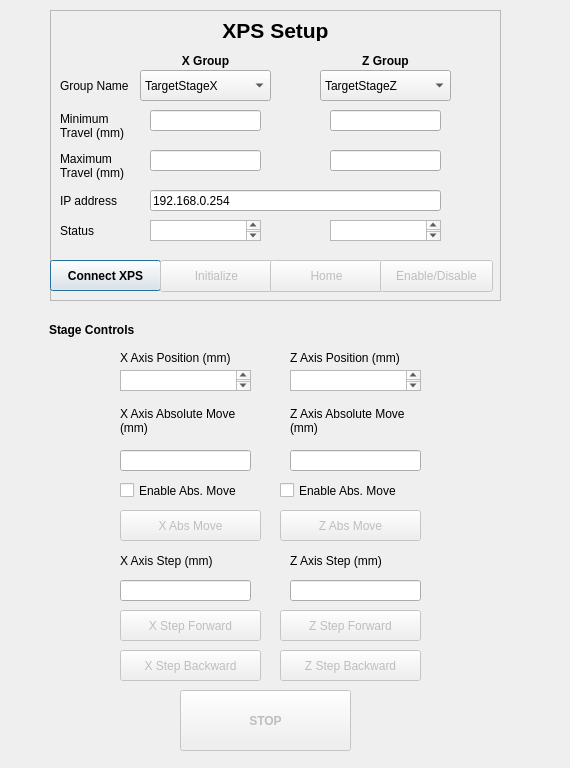
<?xml version="1.0" encoding="UTF-8"?>
<ui version="4.0">
 <class>Dialog</class>
 <widget class="QDialog" name="Dialog">
  <property name="geometry">
   <rect>
    <x>0</x>
    <y>0</y>
    <width>570</width>
    <height>768</height>
   </rect>
  </property>
  <property name="windowTitle">
   <string>Dialog</string>
  </property>
  <widget class="QFrame" name="frame">
   <property name="geometry">
    <rect>
     <x>50</x>
     <y>10</y>
     <width>451</width>
     <height>291</height>
    </rect>
   </property>
   <property name="frameShape">
    <enum>QFrame::StyledPanel</enum>
   </property>
   <property name="frameShadow">
    <enum>QFrame::Sunken</enum>
   </property>
   <widget class="QLabel" name="label_2">
    <property name="geometry">
     <rect>
      <x>10</x>
      <y>60</y>
      <width>81</width>
      <height>31</height>
     </rect>
    </property>
    <property name="text">
     <string>Group Name</string>
    </property>
   </widget>
   <widget class="QLabel" name="label">
    <property name="geometry">
     <rect>
      <x>10</x>
      <y>10</y>
      <width>431</width>
      <height>21</height>
     </rect>
    </property>
    <property name="font">
     <font>
      <pointsize>16</pointsize>
      <weight>75</weight>
      <bold>true</bold>
     </font>
    </property>
    <property name="autoFillBackground">
     <bool>true</bool>
    </property>
    <property name="text">
     <string>XPS Setup</string>
    </property>
    <property name="textFormat">
     <enum>Qt::AutoText</enum>
    </property>
    <property name="scaledContents">
     <bool>false</bool>
    </property>
    <property name="alignment">
     <set>Qt::AlignCenter</set>
    </property>
    <property name="textInteractionFlags">
     <set>Qt::LinksAccessibleByMouse</set>
    </property>
   </widget>
   <widget class="QLabel" name="label_5">
    <property name="geometry">
     <rect>
      <x>100</x>
      <y>40</y>
      <width>111</width>
      <height>21</height>
     </rect>
    </property>
    <property name="font">
     <font>
      <weight>75</weight>
      <bold>true</bold>
     </font>
    </property>
    <property name="text">
     <string>X Group</string>
    </property>
    <property name="textFormat">
     <enum>Qt::AutoText</enum>
    </property>
    <property name="scaledContents">
     <bool>false</bool>
    </property>
    <property name="alignment">
     <set>Qt::AlignCenter</set>
    </property>
    <property name="textInteractionFlags">
     <set>Qt::LinksAccessibleByMouse</set>
    </property>
   </widget>
   <widget class="QLabel" name="label_6">
    <property name="geometry">
     <rect>
      <x>280</x>
      <y>40</y>
      <width>111</width>
      <height>21</height>
     </rect>
    </property>
    <property name="font">
     <font>
      <weight>75</weight>
      <bold>true</bold>
     </font>
    </property>
    <property name="text">
     <string>Z Group</string>
    </property>
    <property name="textFormat">
     <enum>Qt::AutoText</enum>
    </property>
    <property name="scaledContents">
     <bool>false</bool>
    </property>
    <property name="alignment">
     <set>Qt::AlignCenter</set>
    </property>
    <property name="textInteractionFlags">
     <set>Qt::LinksAccessibleByMouse</set>
    </property>
   </widget>
   <widget class="QComboBox" name="x_stage_select">
    <property name="geometry">
     <rect>
      <x>90</x>
      <y>60</y>
      <width>131</width>
      <height>31</height>
     </rect>
    </property>
    <item>
     <property name="text">
      <string>TargetStageX</string>
     </property>
    </item>
    <item>
     <property name="text">
      <string>TargetStageZ</string>
     </property>
    </item>
   </widget>
   <widget class="QComboBox" name="z_stage_select">
    <property name="geometry">
     <rect>
      <x>270</x>
      <y>60</y>
      <width>131</width>
      <height>31</height>
     </rect>
    </property>
    <property name="currentIndex">
     <number>1</number>
    </property>
    <item>
     <property name="text">
      <string>TargetStageX</string>
     </property>
    </item>
    <item>
     <property name="text">
      <string>TargetStageZ</string>
     </property>
    </item>
   </widget>
   <widget class="QLabel" name="label_4">
    <property name="geometry">
     <rect>
      <x>10</x>
      <y>90</y>
      <width>81</width>
      <height>51</height>
     </rect>
    </property>
    <property name="autoFillBackground">
     <bool>false</bool>
    </property>
    <property name="text">
     <string>Minimum Travel (mm)</string>
    </property>
    <property name="wordWrap">
     <bool>true</bool>
    </property>
   </widget>
   <widget class="QLineEdit" name="x_min_trav_ip">
    <property name="geometry">
     <rect>
      <x>100</x>
      <y>100</y>
      <width>111</width>
      <height>21</height>
     </rect>
    </property>
   </widget>
   <widget class="QLineEdit" name="z_min_trav_ip">
    <property name="geometry">
     <rect>
      <x>280</x>
      <y>100</y>
      <width>111</width>
      <height>21</height>
     </rect>
    </property>
   </widget>
   <widget class="QLabel" name="label_7">
    <property name="geometry">
     <rect>
      <x>10</x>
      <y>130</y>
      <width>81</width>
      <height>51</height>
     </rect>
    </property>
    <property name="autoFillBackground">
     <bool>false</bool>
    </property>
    <property name="text">
     <string>Maximum Travel (mm)</string>
    </property>
    <property name="wordWrap">
     <bool>true</bool>
    </property>
   </widget>
   <widget class="QLineEdit" name="x_max_trav_ip">
    <property name="geometry">
     <rect>
      <x>100</x>
      <y>140</y>
      <width>111</width>
      <height>21</height>
     </rect>
    </property>
   </widget>
   <widget class="QLineEdit" name="z_max_trav_ip">
    <property name="geometry">
     <rect>
      <x>280</x>
      <y>140</y>
      <width>111</width>
      <height>21</height>
     </rect>
    </property>
   </widget>
   <widget class="QLabel" name="label_3">
    <property name="geometry">
     <rect>
      <x>10</x>
      <y>180</y>
      <width>81</width>
      <height>21</height>
     </rect>
    </property>
    <property name="text">
     <string>IP address</string>
    </property>
   </widget>
   <widget class="QLineEdit" name="ip_address_ip">
    <property name="geometry">
     <rect>
      <x>100</x>
      <y>180</y>
      <width>291</width>
      <height>21</height>
     </rect>
    </property>
    <property name="text">
     <string>192.168.0.254</string>
    </property>
   </widget>
   <widget class="QLabel" name="label_8">
    <property name="geometry">
     <rect>
      <x>10</x>
      <y>210</y>
      <width>81</width>
      <height>21</height>
     </rect>
    </property>
    <property name="text">
     <string>Status</string>
    </property>
   </widget>
   <widget class="QPushButton" name="connect_xps_bt">
    <property name="geometry">
     <rect>
      <x>0</x>
      <y>250</y>
      <width>111</width>
      <height>31</height>
     </rect>
    </property>
    <property name="font">
     <font>
      <weight>75</weight>
      <bold>true</bold>
     </font>
    </property>
    <property name="text">
     <string>Connect XPS</string>
    </property>
   </widget>
   <widget class="QPushButton" name="init_xps_bt">
    <property name="enabled">
     <bool>false</bool>
    </property>
    <property name="geometry">
     <rect>
      <x>110</x>
      <y>250</y>
      <width>113</width>
      <height>32</height>
     </rect>
    </property>
    <property name="autoFillBackground">
     <bool>false</bool>
    </property>
    <property name="text">
     <string>Initialize</string>
    </property>
   </widget>
   <widget class="QPushButton" name="home_xps_bt">
    <property name="enabled">
     <bool>false</bool>
    </property>
    <property name="geometry">
     <rect>
      <x>220</x>
      <y>250</y>
      <width>113</width>
      <height>32</height>
     </rect>
    </property>
    <property name="text">
     <string>Home</string>
    </property>
   </widget>
   <widget class="QPushButton" name="enable_dis_xps_bt">
    <property name="enabled">
     <bool>false</bool>
    </property>
    <property name="geometry">
     <rect>
      <x>330</x>
      <y>250</y>
      <width>113</width>
      <height>32</height>
     </rect>
    </property>
    <property name="text">
     <string>Enable/Disable</string>
    </property>
   </widget>
   <widget class="QTextBrowser" name="x_status">
    <property name="geometry">
     <rect>
      <x>100</x>
      <y>210</y>
      <width>111</width>
      <height>21</height>
     </rect>
    </property>
   </widget>
   <widget class="QTextBrowser" name="z_status">
    <property name="geometry">
     <rect>
      <x>280</x>
      <y>210</y>
      <width>111</width>
      <height>21</height>
     </rect>
    </property>
   </widget>
  </widget>
  <widget class="QWidget" name="widget" native="true">
   <property name="geometry">
    <rect>
     <x>40</x>
     <y>310</y>
     <width>471</width>
     <height>391</height>
    </rect>
   </property>
   <widget class="QLabel" name="label_9">
    <property name="geometry">
     <rect>
      <x>9</x>
      <y>10</y>
      <width>451</width>
      <height>20</height>
     </rect>
    </property>
    <property name="font">
     <font>
      <weight>75</weight>
      <bold>true</bold>
     </font>
    </property>
    <property name="text">
     <string>Stage Controls</string>
    </property>
   </widget>
   <widget class="QLabel" name="label_10">
    <property name="geometry">
     <rect>
      <x>80</x>
      <y>40</y>
      <width>141</width>
      <height>16</height>
     </rect>
    </property>
    <property name="text">
     <string>X Axis Position (mm)</string>
    </property>
   </widget>
   <widget class="QLabel" name="label_11">
    <property name="geometry">
     <rect>
      <x>250</x>
      <y>40</y>
      <width>141</width>
      <height>16</height>
     </rect>
    </property>
    <property name="text">
     <string>Z Axis Position (mm)</string>
    </property>
   </widget>
   <widget class="QLabel" name="label_12">
    <property name="geometry">
     <rect>
      <x>80</x>
      <y>90</y>
      <width>141</width>
      <height>41</height>
     </rect>
    </property>
    <property name="text">
     <string>X Axis Absolute Move (mm)</string>
    </property>
    <property name="wordWrap">
     <bool>true</bool>
    </property>
   </widget>
   <widget class="QLabel" name="label_13">
    <property name="geometry">
     <rect>
      <x>250</x>
      <y>90</y>
      <width>141</width>
      <height>41</height>
     </rect>
    </property>
    <property name="text">
     <string>Z Axis Absolute Move (mm)</string>
    </property>
    <property name="wordWrap">
     <bool>true</bool>
    </property>
   </widget>
   <widget class="QLabel" name="label_14">
    <property name="geometry">
     <rect>
      <x>80</x>
      <y>230</y>
      <width>141</width>
      <height>41</height>
     </rect>
    </property>
    <property name="text">
     <string>X Axis Step (mm)</string>
    </property>
    <property name="wordWrap">
     <bool>true</bool>
    </property>
   </widget>
   <widget class="QLabel" name="label_15">
    <property name="geometry">
     <rect>
      <x>250</x>
      <y>230</y>
      <width>141</width>
      <height>41</height>
     </rect>
    </property>
    <property name="text">
     <string>Z Axis Step (mm)</string>
    </property>
    <property name="wordWrap">
     <bool>true</bool>
    </property>
   </widget>
   <widget class="QTextBrowser" name="x_pos_disp">
    <property name="geometry">
     <rect>
      <x>80</x>
      <y>60</y>
      <width>131</width>
      <height>21</height>
     </rect>
    </property>
   </widget>
   <widget class="QTextBrowser" name="z_pos_disp">
    <property name="geometry">
     <rect>
      <x>250</x>
      <y>60</y>
      <width>131</width>
      <height>21</height>
     </rect>
    </property>
   </widget>
   <widget class="QLineEdit" name="x_abs_mv_ip">
    <property name="geometry">
     <rect>
      <x>80</x>
      <y>140</y>
      <width>131</width>
      <height>21</height>
     </rect>
    </property>
   </widget>
   <widget class="QLineEdit" name="z_abs_mv_ip">
    <property name="geometry">
     <rect>
      <x>250</x>
      <y>140</y>
      <width>131</width>
      <height>21</height>
     </rect>
    </property>
   </widget>
   <widget class="QLineEdit" name="x_step_ip">
    <property name="geometry">
     <rect>
      <x>80</x>
      <y>270</y>
      <width>131</width>
      <height>21</height>
     </rect>
    </property>
   </widget>
   <widget class="QLineEdit" name="z_step_ip">
    <property name="geometry">
     <rect>
      <x>250</x>
      <y>270</y>
      <width>131</width>
      <height>21</height>
     </rect>
    </property>
   </widget>
   <widget class="QCheckBox" name="x_abs_mv_ck">
    <property name="geometry">
     <rect>
      <x>80</x>
      <y>170</y>
      <width>141</width>
      <height>21</height>
     </rect>
    </property>
    <property name="text">
     <string>Enable Abs. Move</string>
    </property>
   </widget>
   <widget class="QCheckBox" name="z_abs_mv_ck">
    <property name="geometry">
     <rect>
      <x>240</x>
      <y>170</y>
      <width>141</width>
      <height>21</height>
     </rect>
    </property>
    <property name="text">
     <string>Enable Abs. Move</string>
    </property>
   </widget>
   <widget class="QPushButton" name="x_abs_mv_bt">
    <property name="enabled">
     <bool>false</bool>
    </property>
    <property name="geometry">
     <rect>
      <x>80</x>
      <y>200</y>
      <width>141</width>
      <height>31</height>
     </rect>
    </property>
    <property name="text">
     <string>X Abs Move</string>
    </property>
   </widget>
   <widget class="QPushButton" name="z_abs_mv_bt">
    <property name="enabled">
     <bool>false</bool>
    </property>
    <property name="geometry">
     <rect>
      <x>240</x>
      <y>200</y>
      <width>141</width>
      <height>31</height>
     </rect>
    </property>
    <property name="text">
     <string>Z Abs Move</string>
    </property>
   </widget>
   <widget class="QPushButton" name="x_step_f_bt">
    <property name="enabled">
     <bool>false</bool>
    </property>
    <property name="geometry">
     <rect>
      <x>80</x>
      <y>300</y>
      <width>141</width>
      <height>31</height>
     </rect>
    </property>
    <property name="text">
     <string>X Step Forward</string>
    </property>
   </widget>
   <widget class="QPushButton" name="x_step_b_bt">
    <property name="enabled">
     <bool>false</bool>
    </property>
    <property name="geometry">
     <rect>
      <x>80</x>
      <y>340</y>
      <width>141</width>
      <height>31</height>
     </rect>
    </property>
    <property name="text">
     <string>X Step Backward</string>
    </property>
   </widget>
   <widget class="QPushButton" name="z_step_f_bt">
    <property name="enabled">
     <bool>false</bool>
    </property>
    <property name="geometry">
     <rect>
      <x>240</x>
      <y>300</y>
      <width>141</width>
      <height>31</height>
     </rect>
    </property>
    <property name="text">
     <string>Z Step Forward</string>
    </property>
   </widget>
   <widget class="QPushButton" name="z_step_b_bt">
    <property name="enabled">
     <bool>false</bool>
    </property>
    <property name="geometry">
     <rect>
      <x>240</x>
      <y>340</y>
      <width>141</width>
      <height>31</height>
     </rect>
    </property>
    <property name="text">
     <string>Z Step Backward</string>
    </property>
   </widget>
  </widget>
  <widget class="QPushButton" name="stop_bt">
   <property name="enabled">
    <bool>false</bool>
   </property>
   <property name="geometry">
    <rect>
     <x>180</x>
     <y>690</y>
     <width>171</width>
     <height>61</height>
    </rect>
   </property>
   <property name="font">
    <font>
     <weight>75</weight>
     <bold>true</bold>
    </font>
   </property>
   <property name="text">
    <string>STOP</string>
   </property>
  </widget>
 </widget>
 <resources/>
 <connections/>
</ui>
